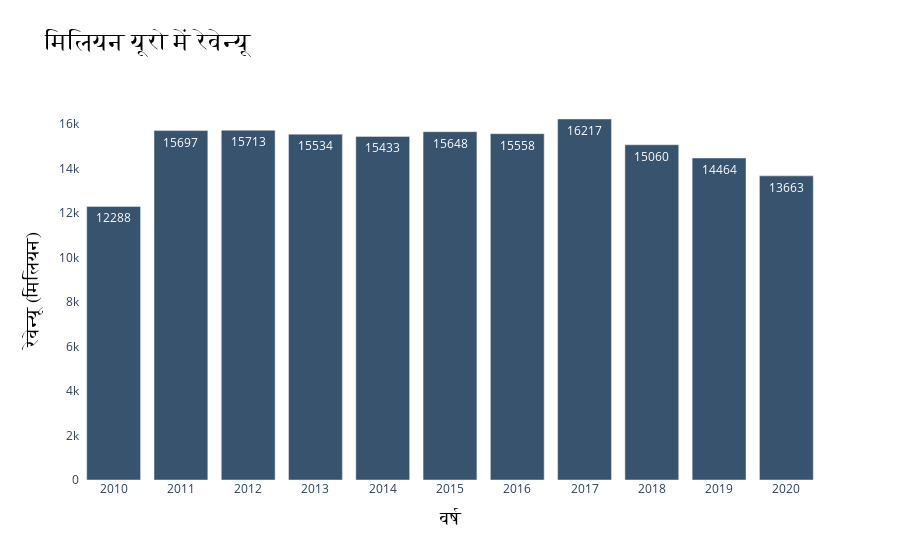

This figure's notebook cell:
### Code cell
import plotly.graph_objects as go

# बार चार्ट के लिए डेटा को परिभाषित करें
x_categories = ['2010', '2011', '2012', '2013', '2014', '2015', '2016', '2017', '2018', '2019', '2020']
y_values = [12288, 15697, 15713, 15534, 15433, 15648, 15558, 16217, 15060, 14464, 13663]

# बार चार्ट के लिए ट्रेस बनाएँ
fig = go.Figure(go.Bar(
    x=x_categories,
    y=y_values,
    marker_color='rgb(55, 83, 109)',  # आवश्यकतानुसार रंग को अनुकूलित करें
    text=y_values,
    textposition='auto'  # आवश्यकतानुसार टेक्स्ट की स्थिति समायोजित करें
))

# लेआउट को अनुकूलित करें
fig.update_layout(
    title='मिलियन यूरो में रेवेन्यू',
    title_font_family='Arial, sans-serif',
    title_font_size=24,
    title_font_color='#000000',
    xaxis_title='वर्ष',
    xaxis_title_font=dict(
        family='Arial, sans-serif',
        size=18,
        color='#000000'
    ),
    yaxis_title='रेवेन्यू (मिलियन)',
    yaxis_title_font=dict(
        family='Arial, sans-serif',
        size=18,
        color='#000000'
    ),
    plot_bgcolor='white'
)

# चार्ट दिखाएँ
fig.show()

### Figure 1 — Plotly figure (JSON) as saved in the notebook; plotly's stock layout.template omitted (floating-point values rounded to 4 significant figures)
{"data": [{"marker": {"color": "rgb(55, 83, 109)"}, "text": ["12288", "15697", "15713", "15534", "15433", "15648", "15558", "16217", "15060", "14464", "13663"], "textposition": "auto", "type": "bar", "x": ["2010", "2011", "2012", "2013", "2014", "2015", "2016", "2017", "2018", "2019", "2020"], "y": [12288, 15697, 15713, 15534, 15433, 15648, 15558, 16217, 15060, 14464, 13663]}], "layout": {"plot_bgcolor": "white", "title": {"font": {"color": "#000000", "family": "Arial, sans-serif", "size": 24}, "text": "मिलियन यूरो में रेवेन्यू"}, "xaxis": {"title": {"font": {"color": "#000000", "family": "Arial, sans-serif", "size": 18}, "text": "वर्ष"}}, "yaxis": {"title": {"font": {"color": "#000000", "family": "Arial, sans-serif", "size": 18}, "text": "रेवेन्यू (मिलियन)"}}}}
